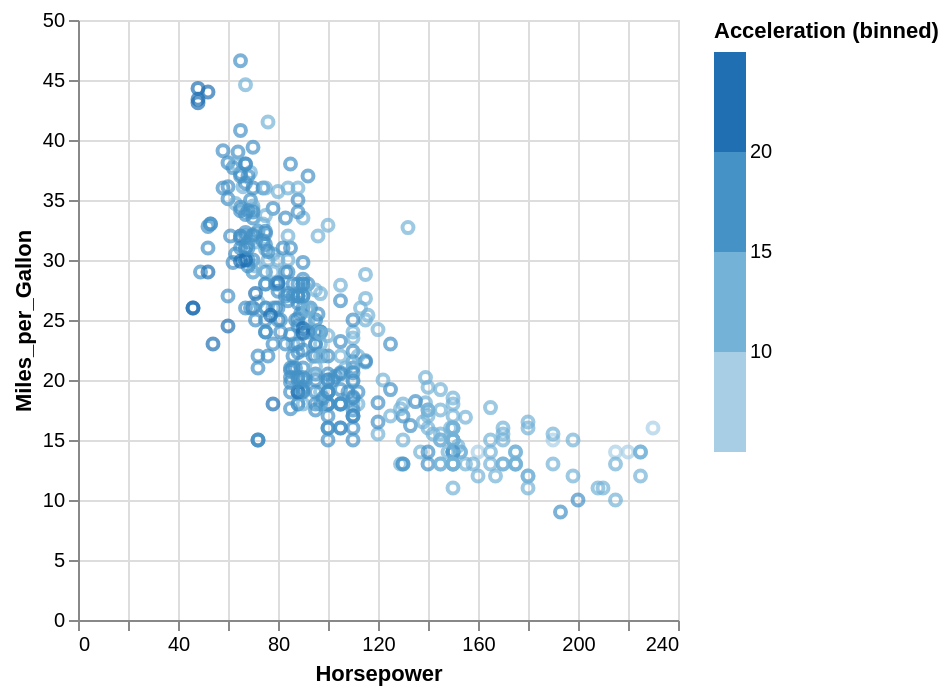

Describe this chart as a Vega-Lite specification.
### Vega-Lite specification from a JSON file in a GitHub repository (floating-point values rounded to 4 significant figures; data arrays with more than 128 entries replaced by an {"elided": "..."} marker saying what was removed)
{"$schema": "https://vega.github.io/schema/vega-lite/v4.json", "description": "A scatterplot showing horsepower and miles per gallons with binned acceleration on color.", "data": {"values": {"elided": "406 records"}}, "mark": "point", "encoding": {"x": {"field": "Horsepower", "type": "quantitative"}, "y": {"field": "Miles_per_Gallon", "type": "quantitative"}, "color": {"bin": true, "field": "Acceleration"}}}
